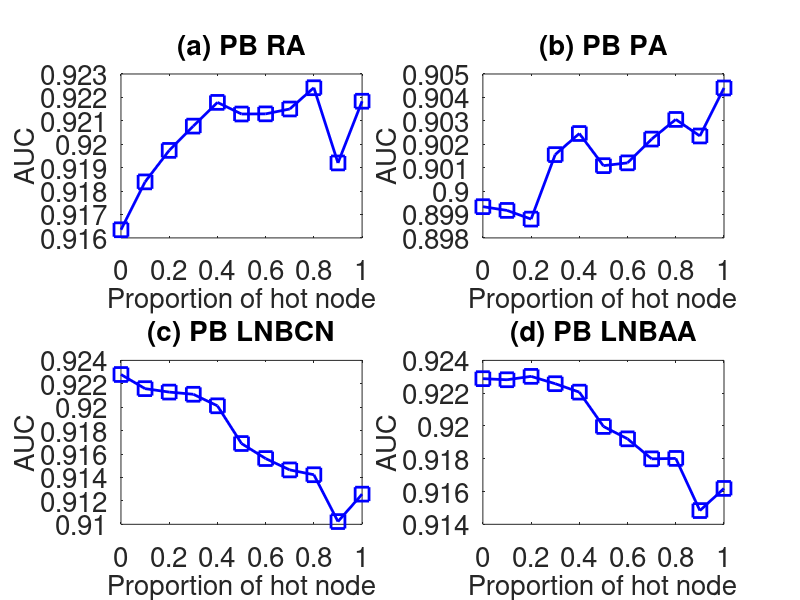

MATLAB code for this plot:
subplot(2,2,1);
x=0:0.1:1;
y=[0.916347
0.918392
0.9197365
0.920774
0.921787
0.9212905
0.921297
0.921505
0.922413
0.919201
0.9218365


];
plot(x,y,'-bs','LineWidth',2,'MarkerSize',10);
set(gca,'FontSize',20);
xlabel('Proportion of hot node','fontsize',20);
ylabel('AUC','fontsize',20);
title('(a) PB RA','fontsize',20);

subplot(2,2,2);
x=0:0.1:1;
y=[0.8993335
0.899174
0.898803
0.901557
0.902458
0.901085
0.9012045
0.90222
0.903059
0.9023525
0.904403

];
plot(x,y,'-bs','LineWidth',2,'MarkerSize',10);
set(gca,'FontSize',20);
xlabel('Proportion of hot node','fontsize',20);
ylabel('AUC','fontsize',20);
title('(b) PB PA','fontsize',20);

subplot(2,2,3);
x=0:0.1:1;
y=[0.9227945
0.921587
0.9212935
0.9211065
0.920121
0.916899
0.9156155
0.914646
0.9142345
0.9102345
0.912577

];
plot(x,y,'-bs','LineWidth',2,'MarkerSize',10);
set(gca,'FontSize',20);
xlabel('Proportion of hot node','fontsize',20);
ylabel('AUC','fontsize',20);
title('(c) PB LNBCN','fontsize',20);


subplot(2,2,4);
x=0:0.1:1;
y=[0.922885
0.922819
0.923025
0.922578
0.9220635
0.91997
0.9192145
0.9179945
0.9180195
0.914838
0.9161895


];
plot(x,y,'-bs','LineWidth',2,'MarkerSize',10);
set(gca,'FontSize',20);
xlabel('Proportion of hot node','fontsize',20);
ylabel('AUC','fontsize',20);
title('(d) PB LNBAA','fontsize',20);
